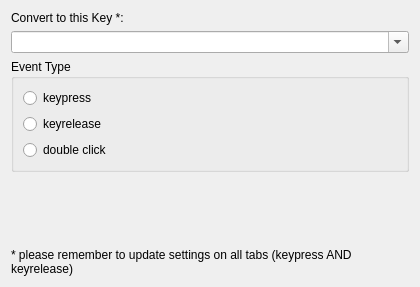
<?xml version="1.0" encoding="UTF-8"?>
<ui version="4.0">
 <class>ToKeyConfig</class>
 <widget class="QWidget" name="ToKeyConfig">
  <property name="geometry">
   <rect>
    <x>0</x>
    <y>0</y>
    <width>420</width>
    <height>287</height>
   </rect>
  </property>
  <property name="windowTitle">
   <string notr="true">Form</string>
  </property>
  <layout class="QVBoxLayout" name="verticalLayout_2">
   <item>
    <widget class="QLabel" name="label">
     <property name="text">
      <string extracomment="ToKey conf dialog, label for X symbol qlineedit">Convert to this Key *:</string>
     </property>
    </widget>
   </item>
   <item>
    <widget class="QComboBox" name="cfg_keysymbol">
     <property name="editable">
      <bool>true</bool>
     </property>
    </widget>
   </item>
   <item>
    <widget class="QGroupBox" name="cfg_eventtype">
     <property name="title">
      <string extracomment="ToKey conf dialog: label for groupButton">Event Type</string>
     </property>
     <property name="flat">
      <bool>false</bool>
     </property>
     <layout class="QVBoxLayout" name="verticalLayout">
      <item>
       <widget class="QRadioButton" name="cfg_eventtype_keypress">
        <property name="text">
         <string extracomment="ToKey conf dialog: label for checkbox">keypress</string>
        </property>
       </widget>
      </item>
      <item>
       <widget class="QRadioButton" name="cfg_eventtype_keyrelease">
        <property name="text">
         <string extracomment="ToKey conf dialog: label for checkbox">keyrelease</string>
        </property>
       </widget>
      </item>
      <item>
       <widget class="QRadioButton" name="cfg_eventtype_keydoubleclick">
        <property name="text">
         <string extracomment="ToKey conf dialog: label for checkbox">double click</string>
        </property>
       </widget>
      </item>
     </layout>
    </widget>
   </item>
   <item>
    <spacer name="verticalSpacer">
     <property name="orientation">
      <enum>Qt::Vertical</enum>
     </property>
     <property name="sizeHint" stdset="0">
      <size>
       <width>20</width>
       <height>9</height>
      </size>
     </property>
    </spacer>
   </item>
   <item>
    <widget class="QLabel" name="label_2">
     <property name="text">
      <string>* please remember to update settings on all tabs (keypress AND keyrelease)</string>
     </property>
     <property name="wordWrap">
      <bool>true</bool>
     </property>
    </widget>
   </item>
  </layout>
 </widget>
 <resources/>
 <connections/>
</ui>
